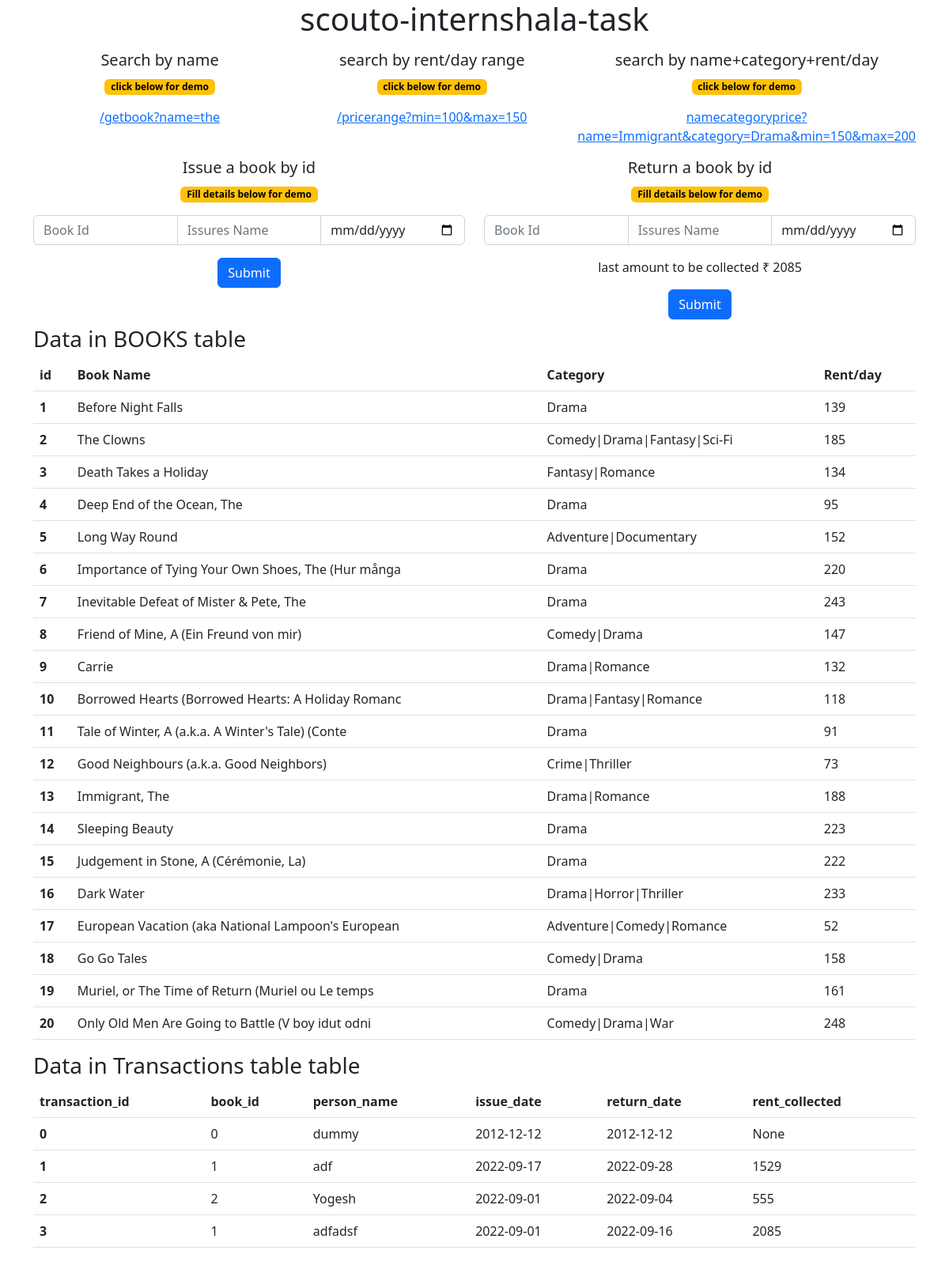
The page / on the database its author committed.
### tables this page shows
CREATE TABLE transactions (transaction_id int, book_id int, person_name varchar(255), issue_date Date, return_date Date, rent_collected int, PRIMARY KEY(transaction_id));

CREATE TABLE `BOOKS` (`id`, `book_name`, `category`, `rent_per_day`);

### app.py (the view)
@app.route('/', methods = ['GET'])
def welcome():
    with engine.connect() as connection:
        try:
            book_res = []
            books_output = connection.execute(text(f"select * from books"))
            for row in books_output:
                temp = {}
                temp["id"] = row[0]
                temp["name"] = row[1]
                temp["category"] = row[2]
                temp["rent_per_day"] = row[3]
                book_res.append(temp)
            books_transactions_res = []
            books_transactions_output = connection.execute(text(f"select * from transactions"))
            for row in books_transactions_output:
                temp = {}
                temp["transaction_id"] = row[0]
                temp["book_id"] = row[1]
                temp["person_name"] = row[2]
                temp["issue_date"] = row[3]
                temp["return_date"] = row[4]
                temp["rent_collected"] = row[5]
                books_transactions_res.append(temp)
            rent = books_transactions_res[-1]["rent_collected"]
        except:
            return "Please Enter valid parameters"
        if len(book_res) == 0:
            return render_template('index.html')
        else:
            return render_template('index.html', books=book_res, transactions=books_transactions_res, rent=rent)

### templates/index.html (shortened to what this page needs)
<!DOCTYPE html>
<html lang="en">
  <head>
    <link
      href="https://cdn.jsdelivr.net/npm/bootstrap@5.2.0/dist/css/bootstrap.min.css"
      rel="stylesheet"
    />
  </head>
  <body>
    <div class="container text-center">
      <h1>scouto-internshala-task</h1>
      <div class="row my-3">
        <div class="col">
          <h5>Search by name</h5>
          <p><span class="badge text-bg-warning">click below for demo</span></p>
          <a href="/getbook?name=the">/getbook?name=the</a>
        </div>
        <div class="col">
          <h5>search by rent/day range</h5>
          <p><span class="badge text-bg-warning">click below for demo</span></p>
          <a href="/pricerange?min=100&max=150">/pricerange?min=100&max=150</a>
        </div>
        <div class="col">
          <h5>search by name+category+rent/day</h5>
          <p><span class="badge text-bg-warning">click below for demo</span></p>
          <a
            href="/namecategoryprice?name=Immigrant&category=Drama&min=150&max=200"
            >namecategoryprice?name=Immigrant&category=Drama&min=150&max=200</a
          >
        </div>
      </div>
      <div class="row">
        <div class="col">
          <h5>Issue a book by id</h5>
          <p><span class="badge text-bg-warning">Fill details below for demo</span></p>
          <form id="issue-book" action="/issuebook" method="post">
            <div class="input-group mb-3">
              <input  type="number" class="form-control" name="book-id-1" id="book-id-1" aria-describedby="emailHelp" placeholder="Book Id">
              <input  type="text" class="form-control" name="person-name-1" id="person-name-1" placeholder="Issures Name">
              <input  type="date" class="form-control" name="issue-date" id="issue-date">
            </div>
            <button type="button" class="btn btn-primary" id="issue-book-submit">Submit</button>
          </form>
        </div>
        <div class="col">
          <h5>Return a book by id</h5>
          <p><span class="badge text-bg-warning">Fill details below for demo</span></p>
          <form id="return-book" action="/returnbook" method="post">
            <div class="input-group mb-3">
              <input type="number" class="form-control" id="book-id-2" name="book-id-2" aria-describedby="emailHelp" placeholder="Book Id">
              <input type="text" class="form-control" id="person-name-2" name="person-name-2"placeholder="Issures Name">
              <input type="date" class="form-control" name="return-date" id="return-date">
            </div>
            <p>last amount to be collected ₹ {{rent}}</p>
            <button type="button" class="btn btn-primary" id="return-book-submit">Submit</button>
          </form>
        </div>
      </div>
      </div>
    <div class="container my-2">
      <div class="row mb-3">
        <div class="col">
          <h3>Data in BOOKS table</h3>
          <table class="table">
            <thead>
              <tr>
                <th scope="col">id</th>
                <th scope="col">Book Name</th>
                <th scope="col">Category</th>
                <th scope="col">Rent/day</th>
              </tr>
            </thead>
            <tbody>
              {%for ele in books%}
              <tr>
                <th scope="row">{{ele.id}}</th>
                <td>{{ele.name}}</td>
                <td>{{ele.category}}</td>
                <td>{{ele.rent_per_day}}</td>
              </tr>
              {%endfor%}
            </tbody>
          </table>
        </div>
        <div class="col">
          <h3>Data in Transactions table table</h3>
          <table class="table table-wrap">
            <thead>
              <tr>
                <th scope="col">transaction_id</th>
                <th scope="col">book_id</th>
                <th scope="col">person_name</th>
                <th scope="col">issue_date</th>
                <th scope="col">return_date</th>
                <th scope="col">rent_collected</th>
              </tr>
            </thead>
            <tbody>
              {%for ele in transactions%}
              <tr>
                <th scope="row">{{ele.transaction_id}}</th>
                <td>{{ele.book_id}}</td>
                <td>{{ele.person_name}}</td>
                <td>{{ele.issue_date}}</td>
                <td>{{ele.return_date}}</td>
                <td>{{ele.rent_collected}}</td>
              </tr>
              {%endfor%}
            </tbody>
          </table>
        </div>
      </div>
    </div>
  </body>
</html>

### rows shown on the page
transactions: rent_collected "2085", transaction_id "3", book_id "1", person_name "adfadsf", issue_date "2022-09-01", return_date "2022-09-16"
BOOKS: id "1", name "Before Night Falls", category "Drama", rent_per_day "139"
BOOKS: id "2", name "The Clowns", category "Comedy|Drama|Fantasy|Sci-Fi", rent_per_day "185"
BOOKS: id "3", name "Death Takes a Holiday", category "Fantasy|Romance", rent_per_day "134"
BOOKS: id "4", name "Deep End of the Ocean, The", category "Drama", rent_per_day "95"
BOOKS: id "5", name "Long Way Round", category "Adventure|Documentary", rent_per_day "152"
BOOKS: id "6", name "Importance of Tying Your Own Shoes, The (Hur många", category "Drama", rent_per_day "220"
BOOKS: id "7", name "Inevitable Defeat of Mister & Pete, The", category "Drama", rent_per_day "243"
BOOKS: id "8", name "Friend of Mine, A (Ein Freund von mir)", category "Comedy|Drama", rent_per_day "147"
BOOKS: id "9", name "Carrie", category "Drama|Romance", rent_per_day "132"
BOOKS: id "10", name "Borrowed Hearts (Borrowed Hearts: A Holiday Romanc", category "Drama|Fantasy|Romance", rent_per_day "118"
BOOKS: id "11", name "Tale of Winter, A (a.k.a. A Winter's Tale) (Conte", category "Drama", rent_per_day "91"
BOOKS: id "12", name "Good Neighbours (a.k.a. Good Neighbors)", category "Crime|Thriller", rent_per_day "73"
BOOKS: id "13", name "Immigrant, The", category "Drama|Romance", rent_per_day "188"
BOOKS: id "14", name "Sleeping Beauty", category "Drama", rent_per_day "223"
BOOKS: id "15", name "Judgement in Stone, A (Cérémonie, La)", category "Drama", rent_per_day "222"
BOOKS: id "16", name "Dark Water", category "Drama|Horror|Thriller", rent_per_day "233"
BOOKS: id "17", name "European Vacation (aka National Lampoon's European", category "Adventure|Comedy|Romance", rent_per_day "52"
BOOKS: id "18", name "Go Go Tales", category "Comedy|Drama", rent_per_day "158"
BOOKS: id "19", name "Muriel, or The Time of Return (Muriel ou Le temps", category "Drama", rent_per_day "161"
BOOKS: id "20", name "Only Old Men Are Going to Battle (V boy idut odni", category "Comedy|Drama|War", rent_per_day "248"
transactions: transaction_id "0", book_id "0", person_name "dummy", issue_date "2012-12-12", return_date "2012-12-12", rent_collected "None"
transactions: transaction_id "1", book_id "1", person_name "adf", issue_date "2022-09-17", return_date "2022-09-28", rent_collected "1529"
transactions: transaction_id "2", book_id "2", person_name "Yogesh", issue_date "2022-09-01", return_date "2022-09-04", rent_collected "555"
